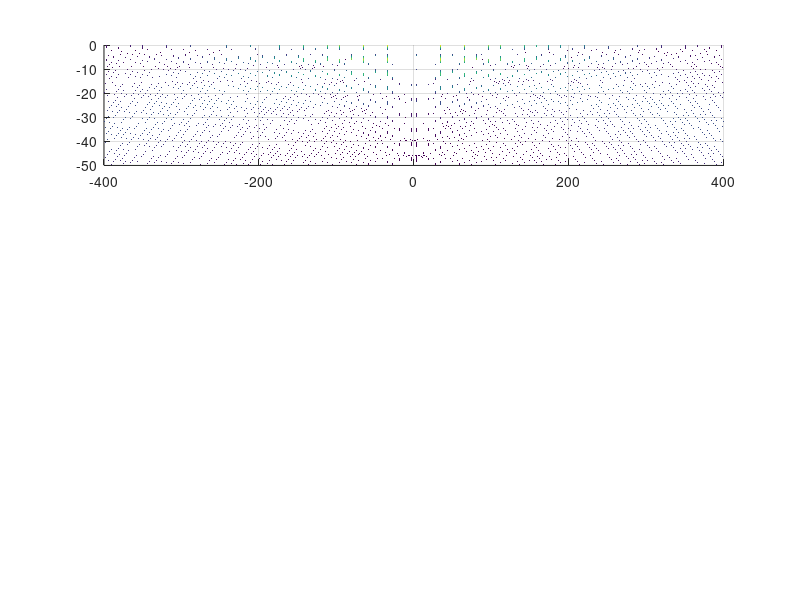

This figure's MATLAB source: (Note: this script raises an error after producing the figure.)
% author: Huan Q. Bui
% Jun 25, 2021
% Decaying standing wave (optical lattice) due to 
%   interference of counter-propagating "gaussian" beams


clear
close all

%%%%%%%%%%%%%%%%%%%
% clock starts
tic 
% clock starts
%%%%%%%%%%%%%%%%%%%

%%% All lengths are in microns.
res_Z = 10; % increases resolution by factor of length_scale
res_X = 30;
x_bound = 400;
z_bound = 50;
x = -x_bound:1/res_X:x_bound;
z = -z_bound:1/res_Z:0;
[X, Z] = meshgrid(x, z);
k = 2*pi/(1.064); % wavelength is 1064 nm.
theta_inc = -5*pi/180; % incidence angle 
theta_ret = -5*pi/180; % retro-reflected angle 
% recall that FWHM = 1.18 * radius @ (1/e^2) intensity
width = 35; % beam width
w = 35/1.18;
A = 1; % field amplitude

% ideally, theta_inc = theta_ret. 
% if not, the z-lattice will be messed up (very sensitive)
% "left" side: incoming beam (incident) + retro reflected (reflected)
left = @(x,z) A*exp(-(sin(theta_inc).*x + cos(theta_inc).*z).^2/w^2).*exp(+1i*k*(cos(theta_inc).*x-sin(theta_inc).*z))...
    + A*exp(-(sin(theta_ret).*x+cos(theta_ret).*z).^2/w^2).*exp(-1i*k*(cos(theta_ret).*x-sin(theta_ret).*z));

% "right" side retro reflected (incoming) + incoming beam (reflected)
right = @(x,z) A*exp(-(sin(pi-theta_inc).*x + cos(pi-theta_inc).*z).^2/w^2).*exp(+1i*k*(cos(pi-theta_inc).*x-sin(pi-theta_inc).*z))...
    + A*exp(-(sin(pi-theta_ret).*x+cos(pi-theta_ret).*z).^2/w^2).*exp(-1i*k*(cos(pi-theta_ret).*x-sin(pi-theta_ret).*z));

pattern = abs(left(X,Z)+right(X,Z)).^2;

h = figure(1);

% top view
subplot(3,1,1)
surf(X,Z,pattern, 'LineStyle', 'none', 'EdgeAlpha', 0 , 'FaceAlpha',1);
view([0,90])
%colormap('gray');
h.Position = [100 100 800 800];
xlabel('X (microns)')
ylabel('Z (microns)')
title({['Gaussian beam width: ' num2str(width) ' microns, Wavelength: ' num2str(1000*2*pi/k) ' nm'],...
    ['Incoming incident angle: ' num2str(-theta_inc*180/pi)...
    ' degs, Retro-reflected incident angle: ' num2str(-theta_ret*180/pi) ' degs']})

% side view
subplot(3,1,2)
surf(X,Z,pattern, 'LineStyle', 'none', 'EdgeAlpha', 0 , 'FaceAlpha',1);
view([270,0])
%colormap('gray');
title('Side view');
xlabel('X (microns)')
ylabel('Z (microns)')
zlabel('Intensity (a.u.)')

% slice at x = 0
subplot(3,1,3)
x0_data = pattern(:,floor(x_bound*res_X));
plot(z,x0_data);
title('Intensity profile across x = 0.')
set ( gca, 'xdir', 'reverse' )
xlabel('Z (microns)')
ylabel('Intensity (a.u.)')


%%%%%%%%%%%%%%%%%%%
% clock ends
Duration = seconds(round(toc));
Duration.Format = 'hh:mm:ss';
disp(['Time taken : ' char(Duration)]);
disp(['Time in sec: ' num2str(toc)]);
disp(' ');
% clock ends
%%%%%%%%%%%%%%%%%%%














